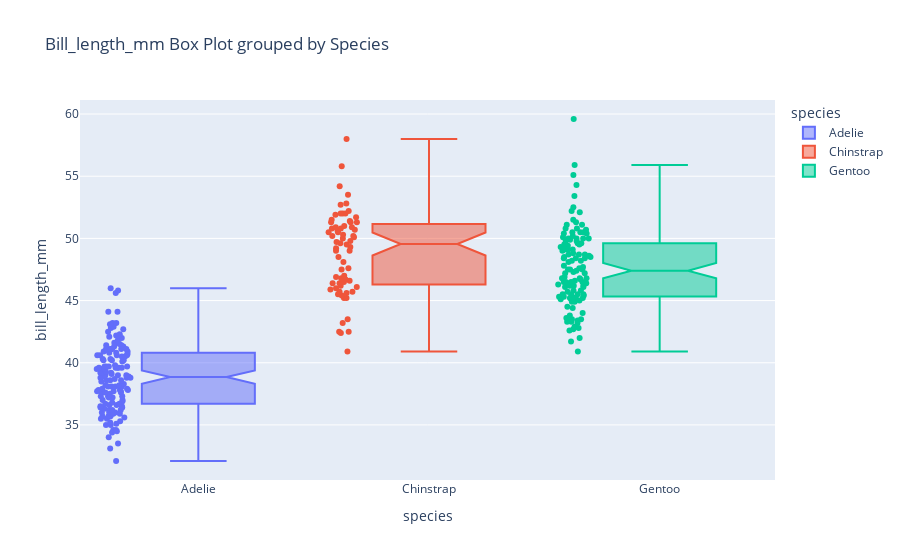
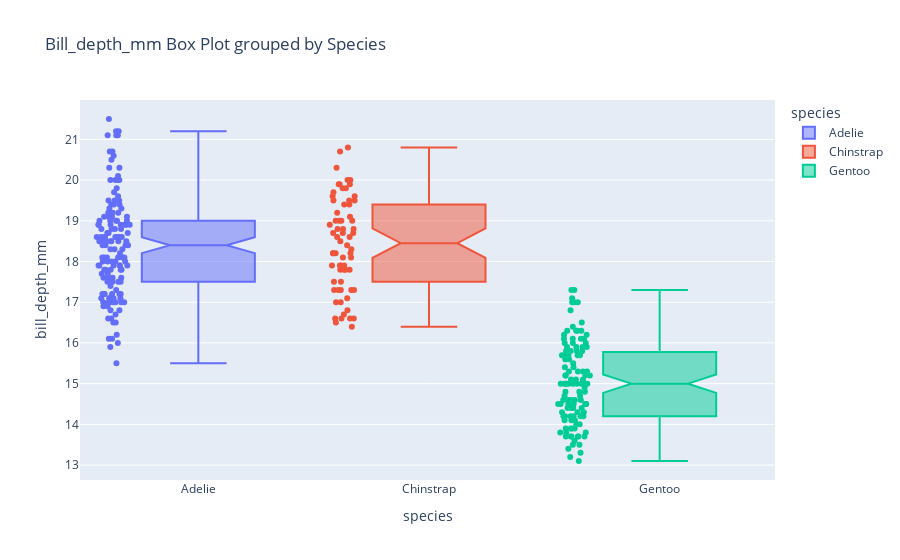
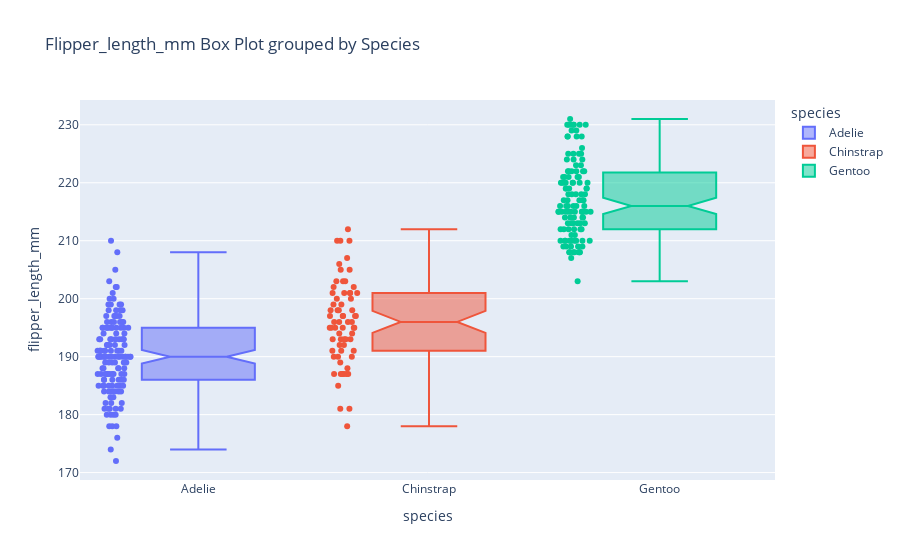

Notebook source saved alongside these figures, in order:
### Code cell
#Boxplot
categorical_cols= 'species'

for col in numeric_cols:
    fig = px.box(df,x=categorical_cols,y=col, points='all',color=categorical_cols,
                title=f'{col.capitalize()} Box Plot grouped by {categorical_cols.capitalize()}',
                notched=True)
    fig.update_layout(yaxis_title=col, xaxis_title=categorical_cols)
    fig.show()

### Figure 1 — Plotly figure (JSON) as saved in the notebook; plotly's stock layout.template omitted (floating-point values rounded to 4 significant figures; data arrays with more than 128 entries replaced by an {"elided": "..."} marker saying what was removed)
{"data": [{"alignmentgroup": "True", "boxpoints": "all", "hovertemplate": "species=%{x}<br>bill_length_mm=%{y}<extra></extra>", "legendgroup": "Adelie", "marker": {"color": "#636efa"}, "name": "Adelie", "notched": true, "offsetgroup": "Adelie", "orientation": "v", "showlegend": true, "type": "box", "x": {"elided": "146 str values"}, "x0": " ", "xaxis": "x", "y": {"elided": "146 float values"}, "y0": " ", "yaxis": "y"}, {"alignmentgroup": "True", "boxpoints": "all", "hovertemplate": "species=%{x}<br>bill_length_mm=%{y}<extra></extra>", "legendgroup": "Chinstrap", "marker": {"color": "#EF553B"}, "name": "Chinstrap", "notched": true, "offsetgroup": "Chinstrap", "orientation": "v", "showlegend": true, "type": "box", "x": ["Chinstrap", "Chinstrap", "Chinstrap", "Chinstrap", "Chinstrap", "Chinstrap", "Chinstrap", "Chinstrap", "Chinstrap", "Chinstrap", "Chinstrap", "Chinstrap", "Chinstrap", "Chinstrap", "Chinstrap", "Chinstrap", "Chinstrap", "Chinstrap", "Chinstrap", "Chinstrap", "Chinstrap", "Chinstrap", "Chinstrap", "Chinstrap", "Chinstrap", "Chinstrap", "Chinstrap", "Chinstrap", "Chinstrap", "Chinstrap", "Chinstrap", "Chinstrap", "Chinstrap", "Chinstrap", "Chinstrap", "Chinstrap", "Chinstrap", "Chinstrap", "Chinstrap", "Chinstrap", "Chinstrap", "Chinstrap", "Chinstrap", "Chinstrap", "Chinstrap", "Chinstrap", "Chinstrap", "Chinstrap", "Chinstrap", "Chinstrap", "Chinstrap", "Chinstrap", "Chinstrap", "Chinstrap", "Chinstrap", "Chinstrap", "Chinstrap", "Chinstrap", "Chinstrap", "Chinstrap", "Chinstrap", "Chinstrap", "Chinstrap", "Chinstrap", "Chinstrap", "Chinstrap", "Chinstrap", "Chinstrap"], "x0": " ", "xaxis": "x", "y": [46.5, 50.0, 51.3, 45.4, 52.7, 45.2, 46.1, 51.3, 46.0, 51.3, 46.6, 51.7, 47.0, 52.0, 45.9, 50.5, 50.3, 58.0, 46.4, 49.2, 42.4, 48.5, 43.2, 50.6, 46.7, 52.0, 50.5, 49.5, 46.4, 52.8, 40.9, 54.2, 42.5, 51.0, 49.7, 47.5, 47.6, 52.0, 46.9, 53.5, 49.0, 46.2, 50.9, 45.5, 50.9, 50.8, 50.1, 49.0, 51.5, 49.8, 48.1, 51.4, 45.7, 50.7, 42.5, 52.2, 45.2, 49.3, 50.2, 45.6, 51.9, 46.8, 45.7, 55.8, 43.5, 49.6, 50.8, 50.2], "y0": " ", "yaxis": "y"}, {"alignmentgroup": "True", "boxpoints": "all", "hovertemplate": "species=%{x}<br>bill_length_mm=%{y}<extra></extra>", "legendgroup": "Gentoo", "marker": {"color": "#00cc96"}, "name": "Gentoo", "notched": true, "offsetgroup": "Gentoo", "orientation": "v", "showlegend": true, "type": "box", "x": ["Gentoo", "Gentoo", "Gentoo", "Gentoo", "Gentoo", "Gentoo", "Gentoo", "Gentoo", "Gentoo", "Gentoo", "Gentoo", "Gentoo", "Gentoo", "Gentoo", "Gentoo", "Gentoo", "Gentoo", "Gentoo", "Gentoo", "Gentoo", "Gentoo", "Gentoo", "Gentoo", "Gentoo", "Gentoo", "Gentoo", "Gentoo", "Gentoo", "Gentoo", "Gentoo", "Gentoo", "Gentoo", "Gentoo", "Gentoo", "Gentoo", "Gentoo", "Gentoo", "Gentoo", "Gentoo", "Gentoo", "Gentoo", "Gentoo", "Gentoo", "Gentoo", "Gentoo", "Gentoo", "Gentoo", "Gentoo", "Gentoo", "Gentoo", "Gentoo", "Gentoo", "Gentoo", "Gentoo", "Gentoo", "Gentoo", "Gentoo", "Gentoo", "Gentoo", "Gentoo", "Gentoo", "Gentoo", "Gentoo", "Gentoo", "Gentoo", "Gentoo", "Gentoo", "Gentoo", "Gentoo", "Gentoo", "Gentoo", "Gentoo", "Gentoo", "Gentoo", "Gentoo", "Gentoo", "Gentoo", "Gentoo", "Gentoo", "Gentoo", "Gentoo", "Gentoo", "Gentoo", "Gentoo", "Gentoo", "Gentoo", "Gentoo", "Gentoo", "Gentoo", "Gentoo", "Gentoo", "Gentoo", "Gentoo", "Gentoo", "Gentoo", "Gentoo", "Gentoo", "Gentoo", "Gentoo", "Gentoo", "Gentoo", "Gentoo", "Gentoo", "Gentoo", "Gentoo", "Gentoo", "Gentoo", "Gentoo", "Gentoo", "Gentoo", "Gentoo", "Gentoo", "Gentoo", "Gentoo", "Gentoo", "Gentoo", "Gentoo", "Gentoo", "Gentoo"], "x0": " ", "xaxis": "x", "y": [46.1, 50.0, 48.7, 50.0, 47.6, 46.5, 45.4, 46.7, 43.3, 46.8, 40.9, 49.0, 45.5, 48.4, 45.8, 49.3, 42.0, 49.2, 46.2, 48.7, 50.2, 45.1, 46.5, 46.3, 42.9, 46.1, 47.8, 48.2, 50.0, 47.3, 42.8, 45.1, 59.6, 49.1, 48.4, 42.6, 44.4, 44.0, 48.7, 42.7, 49.6, 45.3, 49.6, 50.5, 43.6, 45.5, 50.5, 44.9, 45.2, 46.6, 48.5, 45.1, 50.1, 46.5, 45.0, 43.8, 45.5, 43.2, 50.4, 45.3, 46.2, 45.7, 54.3, 45.8, 49.8, 49.5, 43.5, 50.7, 47.7, 46.4, 48.2, 46.5, 46.4, 48.6, 47.5, 51.1, 45.2, 45.2, 49.1, 52.5, 47.4, 50.0, 44.9, 50.8, 43.4, 51.3, 47.5, 52.1, 47.5, 52.2, 45.5, 49.5, 44.5, 50.8, 49.4, 46.9, 48.4, 51.1, 48.5, 55.9, 47.2, 49.1, 46.8, 41.7, 53.4, 43.3, 48.1, 50.5, 49.8, 43.5, 51.5, 46.2, 55.1, 48.8, 47.2, 46.8, 50.4, 45.2, 49.9], "y0": " ", "yaxis": "y"}], "layout": {"boxmode": "overlay", "legend": {"title": {"text": "species"}, "tracegroupgap": 0}, "title": {"text": "Bill_length_mm Box Plot grouped by Species"}, "xaxis": {"anchor": "y", "categoryarray": ["Adelie", "Chinstrap", "Gentoo"], "categoryorder": "array", "domain": [0, 1], "title": {"text": "species"}}, "yaxis": {"anchor": "x", "domain": [0, 1], "title": {"text": "bill_length_mm"}}}}

### Figure 2 — Plotly figure (JSON) as saved in the notebook; plotly's stock layout.template omitted (floating-point values rounded to 4 significant figures; data arrays with more than 128 entries replaced by an {"elided": "..."} marker saying what was removed)
{"data": [{"alignmentgroup": "True", "boxpoints": "all", "hovertemplate": "species=%{x}<br>bill_depth_mm=%{y}<extra></extra>", "legendgroup": "Adelie", "marker": {"color": "#636efa"}, "name": "Adelie", "notched": true, "offsetgroup": "Adelie", "orientation": "v", "showlegend": true, "type": "box", "x": {"elided": "146 str values"}, "x0": " ", "xaxis": "x", "y": {"elided": "146 float values"}, "y0": " ", "yaxis": "y"}, {"alignmentgroup": "True", "boxpoints": "all", "hovertemplate": "species=%{x}<br>bill_depth_mm=%{y}<extra></extra>", "legendgroup": "Chinstrap", "marker": {"color": "#EF553B"}, "name": "Chinstrap", "notched": true, "offsetgroup": "Chinstrap", "orientation": "v", "showlegend": true, "type": "box", "x": ["Chinstrap", "Chinstrap", "Chinstrap", "Chinstrap", "Chinstrap", "Chinstrap", "Chinstrap", "Chinstrap", "Chinstrap", "Chinstrap", "Chinstrap", "Chinstrap", "Chinstrap", "Chinstrap", "Chinstrap", "Chinstrap", "Chinstrap", "Chinstrap", "Chinstrap", "Chinstrap", "Chinstrap", "Chinstrap", "Chinstrap", "Chinstrap", "Chinstrap", "Chinstrap", "Chinstrap", "Chinstrap", "Chinstrap", "Chinstrap", "Chinstrap", "Chinstrap", "Chinstrap", "Chinstrap", "Chinstrap", "Chinstrap", "Chinstrap", "Chinstrap", "Chinstrap", "Chinstrap", "Chinstrap", "Chinstrap", "Chinstrap", "Chinstrap", "Chinstrap", "Chinstrap", "Chinstrap", "Chinstrap", "Chinstrap", "Chinstrap", "Chinstrap", "Chinstrap", "Chinstrap", "Chinstrap", "Chinstrap", "Chinstrap", "Chinstrap", "Chinstrap", "Chinstrap", "Chinstrap", "Chinstrap", "Chinstrap", "Chinstrap", "Chinstrap", "Chinstrap", "Chinstrap", "Chinstrap", "Chinstrap"], "x0": " ", "xaxis": "x", "y": [17.9, 19.5, 19.2, 18.7, 19.8, 17.8, 18.2, 18.2, 18.9, 19.9, 17.8, 20.3, 17.3, 18.1, 17.1, 19.6, 20.0, 17.8, 18.6, 18.2, 17.3, 17.5, 16.6, 19.4, 17.9, 19.0, 18.4, 19.0, 17.8, 20.0, 16.6, 20.8, 16.7, 18.8, 18.6, 16.8, 18.3, 20.7, 16.6, 19.9, 19.5, 17.5, 19.1, 17.0, 17.9, 18.5, 17.9, 19.6, 18.7, 17.3, 16.4, 19.0, 17.3, 19.7, 17.3, 18.8, 16.6, 19.9, 18.8, 19.4, 19.5, 16.5, 17.0, 19.8, 18.1, 18.2, 19.0, 18.7], "y0": " ", "yaxis": "y"}, {"alignmentgroup": "True", "boxpoints": "all", "hovertemplate": "species=%{x}<br>bill_depth_mm=%{y}<extra></extra>", "legendgroup": "Gentoo", "marker": {"color": "#00cc96"}, "name": "Gentoo", "notched": true, "offsetgroup": "Gentoo", "orientation": "v", "showlegend": true, "type": "box", "x": ["Gentoo", "Gentoo", "Gentoo", "Gentoo", "Gentoo", "Gentoo", "Gentoo", "Gentoo", "Gentoo", "Gentoo", "Gentoo", "Gentoo", "Gentoo", "Gentoo", "Gentoo", "Gentoo", "Gentoo", "Gentoo", "Gentoo", "Gentoo", "Gentoo", "Gentoo", "Gentoo", "Gentoo", "Gentoo", "Gentoo", "Gentoo", "Gentoo", "Gentoo", "Gentoo", "Gentoo", "Gentoo", "Gentoo", "Gentoo", "Gentoo", "Gentoo", "Gentoo", "Gentoo", "Gentoo", "Gentoo", "Gentoo", "Gentoo", "Gentoo", "Gentoo", "Gentoo", "Gentoo", "Gentoo", "Gentoo", "Gentoo", "Gentoo", "Gentoo", "Gentoo", "Gentoo", "Gentoo", "Gentoo", "Gentoo", "Gentoo", "Gentoo", "Gentoo", "Gentoo", "Gentoo", "Gentoo", "Gentoo", "Gentoo", "Gentoo", "Gentoo", "Gentoo", "Gentoo", "Gentoo", "Gentoo", "Gentoo", "Gentoo", "Gentoo", "Gentoo", "Gentoo", "Gentoo", "Gentoo", "Gentoo", "Gentoo", "Gentoo", "Gentoo", "Gentoo", "Gentoo", "Gentoo", "Gentoo", "Gentoo", "Gentoo", "Gentoo", "Gentoo", "Gentoo", "Gentoo", "Gentoo", "Gentoo", "Gentoo", "Gentoo", "Gentoo", "Gentoo", "Gentoo", "Gentoo", "Gentoo", "Gentoo", "Gentoo", "Gentoo", "Gentoo", "Gentoo", "Gentoo", "Gentoo", "Gentoo", "Gentoo", "Gentoo", "Gentoo", "Gentoo", "Gentoo", "Gentoo", "Gentoo", "Gentoo", "Gentoo", "Gentoo", "Gentoo"], "x0": " ", "xaxis": "x", "y": [13.2, 16.3, 14.1, 15.2, 14.5, 13.5, 14.6, 15.3, 13.4, 15.4, 13.7, 16.1, 13.7, 14.6, 14.6, 15.7, 13.5, 15.2, 14.5, 15.1, 14.3, 14.5, 14.5, 15.8, 13.1, 15.1, 15.0, 14.3, 15.3, 15.3, 14.2, 14.5, 17.0, 14.8, 16.3, 13.7, 17.3, 13.6, 15.7, 13.7, 16.0, 13.7, 15.0, 15.9, 13.9, 13.9, 15.9, 13.3, 15.8, 14.2, 14.1, 14.4, 15.0, 14.4, 15.4, 13.9, 15.0, 14.5, 15.3, 13.8, 14.9, 13.9, 15.7, 14.2, 16.8, 16.2, 14.2, 15.0, 15.0, 15.6, 15.6, 14.8, 15.0, 16.0, 14.2, 16.3, 13.8, 16.4, 14.5, 15.6, 14.6, 15.9, 13.8, 17.3, 14.4, 14.2, 14.0, 17.0, 15.0, 17.1, 14.5, 16.1, 14.7, 15.7, 15.8, 14.6, 14.4, 16.5, 15.0, 17.0, 15.5, 15.0, 16.1, 14.7, 15.8, 14.0, 15.1, 15.2, 15.9, 15.2, 16.3, 14.1, 16.0, 16.2, 13.7, 14.3, 15.7, 14.8, 16.1], "y0": " ", "yaxis": "y"}], "layout": {"boxmode": "overlay", "legend": {"title": {"text": "species"}, "tracegroupgap": 0}, "title": {"text": "Bill_depth_mm Box Plot grouped by Species"}, "xaxis": {"anchor": "y", "categoryarray": ["Adelie", "Chinstrap", "Gentoo"], "categoryorder": "array", "domain": [0, 1], "title": {"text": "species"}}, "yaxis": {"anchor": "x", "domain": [0, 1], "title": {"text": "bill_depth_mm"}}}}

### Figure 3 — Plotly figure (JSON) as saved in the notebook; plotly's stock layout.template omitted (floating-point values rounded to 4 significant figures; data arrays with more than 128 entries replaced by an {"elided": "..."} marker saying what was removed)
{"data": [{"alignmentgroup": "True", "boxpoints": "all", "hovertemplate": "species=%{x}<br>flipper_length_mm=%{y}<extra></extra>", "legendgroup": "Adelie", "marker": {"color": "#636efa"}, "name": "Adelie", "notched": true, "offsetgroup": "Adelie", "orientation": "v", "showlegend": true, "type": "box", "x": {"elided": "146 str values"}, "x0": " ", "xaxis": "x", "y": {"elided": "146 float values"}, "y0": " ", "yaxis": "y"}, {"alignmentgroup": "True", "boxpoints": "all", "hovertemplate": "species=%{x}<br>flipper_length_mm=%{y}<extra></extra>", "legendgroup": "Chinstrap", "marker": {"color": "#EF553B"}, "name": "Chinstrap", "notched": true, "offsetgroup": "Chinstrap", "orientation": "v", "showlegend": true, "type": "box", "x": ["Chinstrap", "Chinstrap", "Chinstrap", "Chinstrap", "Chinstrap", "Chinstrap", "Chinstrap", "Chinstrap", "Chinstrap", "Chinstrap", "Chinstrap", "Chinstrap", "Chinstrap", "Chinstrap", "Chinstrap", "Chinstrap", "Chinstrap", "Chinstrap", "Chinstrap", "Chinstrap", "Chinstrap", "Chinstrap", "Chinstrap", "Chinstrap", "Chinstrap", "Chinstrap", "Chinstrap", "Chinstrap", "Chinstrap", "Chinstrap", "Chinstrap", "Chinstrap", "Chinstrap", "Chinstrap", "Chinstrap", "Chinstrap", "Chinstrap", "Chinstrap", "Chinstrap", "Chinstrap", "Chinstrap", "Chinstrap", "Chinstrap", "Chinstrap", "Chinstrap", "Chinstrap", "Chinstrap", "Chinstrap", "Chinstrap", "Chinstrap", "Chinstrap", "Chinstrap", "Chinstrap", "Chinstrap", "Chinstrap", "Chinstrap", "Chinstrap", "Chinstrap", "Chinstrap", "Chinstrap", "Chinstrap", "Chinstrap", "Chinstrap", "Chinstrap", "Chinstrap", "Chinstrap", "Chinstrap", "Chinstrap"], "x0": " ", "xaxis": "x", "y": [192.0, 196.0, 193.0, 188.0, 197.0, 198.0, 178.0, 197.0, 195.0, 198.0, 193.0, 194.0, 185.0, 201.0, 190.0, 201.0, 197.0, 181.0, 190.0, 195.0, 181.0, 191.0, 187.0, 193.0, 195.0, 197.0, 200.0, 200.0, 191.0, 205.0, 187.0, 201.0, 187.0, 203.0, 195.0, 199.0, 195.0, 210.0, 192.0, 205.0, 210.0, 187.0, 196.0, 196.0, 196.0, 201.0, 190.0, 212.0, 187.0, 198.0, 199.0, 201.0, 193.0, 203.0, 187.0, 197.0, 191.0, 203.0, 202.0, 194.0, 206.0, 189.0, 195.0, 207.0, 202.0, 193.0, 210.0, 198.0], "y0": " ", "yaxis": "y"}, {"alignmentgroup": "True", "boxpoints": "all", "hovertemplate": "species=%{x}<br>flipper_length_mm=%{y}<extra></extra>", "legendgroup": "Gentoo", "marker": {"color": "#00cc96"}, "name": "Gentoo", "notched": true, "offsetgroup": "Gentoo", "orientation": "v", "showlegend": true, "type": "box", "x": ["Gentoo", "Gentoo", "Gentoo", "Gentoo", "Gentoo", "Gentoo", "Gentoo", "Gentoo", "Gentoo", "Gentoo", "Gentoo", "Gentoo", "Gentoo", "Gentoo", "Gentoo", "Gentoo", "Gentoo", "Gentoo", "Gentoo", "Gentoo", "Gentoo", "Gentoo", "Gentoo", "Gentoo", "Gentoo", "Gentoo", "Gentoo", "Gentoo", "Gentoo", "Gentoo", "Gentoo", "Gentoo", "Gentoo", "Gentoo", "Gentoo", "Gentoo", "Gentoo", "Gentoo", "Gentoo", "Gentoo", "Gentoo", "Gentoo", "Gentoo", "Gentoo", "Gentoo", "Gentoo", "Gentoo", "Gentoo", "Gentoo", "Gentoo", "Gentoo", "Gentoo", "Gentoo", "Gentoo", "Gentoo", "Gentoo", "Gentoo", "Gentoo", "Gentoo", "Gentoo", "Gentoo", "Gentoo", "Gentoo", "Gentoo", "Gentoo", "Gentoo", "Gentoo", "Gentoo", "Gentoo", "Gentoo", "Gentoo", "Gentoo", "Gentoo", "Gentoo", "Gentoo", "Gentoo", "Gentoo", "Gentoo", "Gentoo", "Gentoo", "Gentoo", "Gentoo", "Gentoo", "Gentoo", "Gentoo", "Gentoo", "Gentoo", "Gentoo", "Gentoo", "Gentoo", "Gentoo", "Gentoo", "Gentoo", "Gentoo", "Gentoo", "Gentoo", "Gentoo", "Gentoo", "Gentoo", "Gentoo", "Gentoo", "Gentoo", "Gentoo", "Gentoo", "Gentoo", "Gentoo", "Gentoo", "Gentoo", "Gentoo", "Gentoo", "Gentoo", "Gentoo", "Gentoo", "Gentoo", "Gentoo", "Gentoo", "Gentoo", "Gentoo", "Gentoo"], "x0": " ", "xaxis": "x", "y": [211.0, 230.0, 210.0, 218.0, 215.0, 210.0, 211.0, 219.0, 209.0, 215.0, 214.0, 216.0, 214.0, 213.0, 210.0, 217.0, 210.0, 221.0, 209.0, 222.0, 218.0, 215.0, 213.0, 215.0, 215.0, 215.0, 215.0, 210.0, 220.0, 222.0, 209.0, 207.0, 230.0, 220.0, 220.0, 213.0, 219.0, 208.0, 208.0, 208.0, 225.0, 210.0, 216.0, 222.0, 217.0, 210.0, 225.0, 213.0, 215.0, 210.0, 220.0, 210.0, 225.0, 217.0, 220.0, 208.0, 220.0, 208.0, 224.0, 208.0, 221.0, 214.0, 231.0, 219.0, 230.0, 229.0, 220.0, 223.0, 216.0, 221.0, 221.0, 217.0, 216.0, 230.0, 209.0, 220.0, 215.0, 223.0, 212.0, 221.0, 212.0, 224.0, 212.0, 228.0, 218.0, 218.0, 212.0, 230.0, 218.0, 228.0, 212.0, 224.0, 214.0, 226.0, 216.0, 222.0, 203.0, 225.0, 219.0, 228.0, 215.0, 228.0, 215.0, 210.0, 219.0, 208.0, 209.0, 216.0, 229.0, 213.0, 230.0, 217.0, 230.0, 222.0, 214.0, 215.0, 222.0, 212.0, 213.0], "y0": " ", "yaxis": "y"}], "layout": {"boxmode": "overlay", "legend": {"title": {"text": "species"}, "tracegroupgap": 0}, "title": {"text": "Flipper_length_mm Box Plot grouped by Species"}, "xaxis": {"anchor": "y", "categoryarray": ["Adelie", "Chinstrap", "Gentoo"], "categoryorder": "array", "domain": [0, 1], "title": {"text": "species"}}, "yaxis": {"anchor": "x", "domain": [0, 1], "title": {"text": "flipper_length_mm"}}}}
